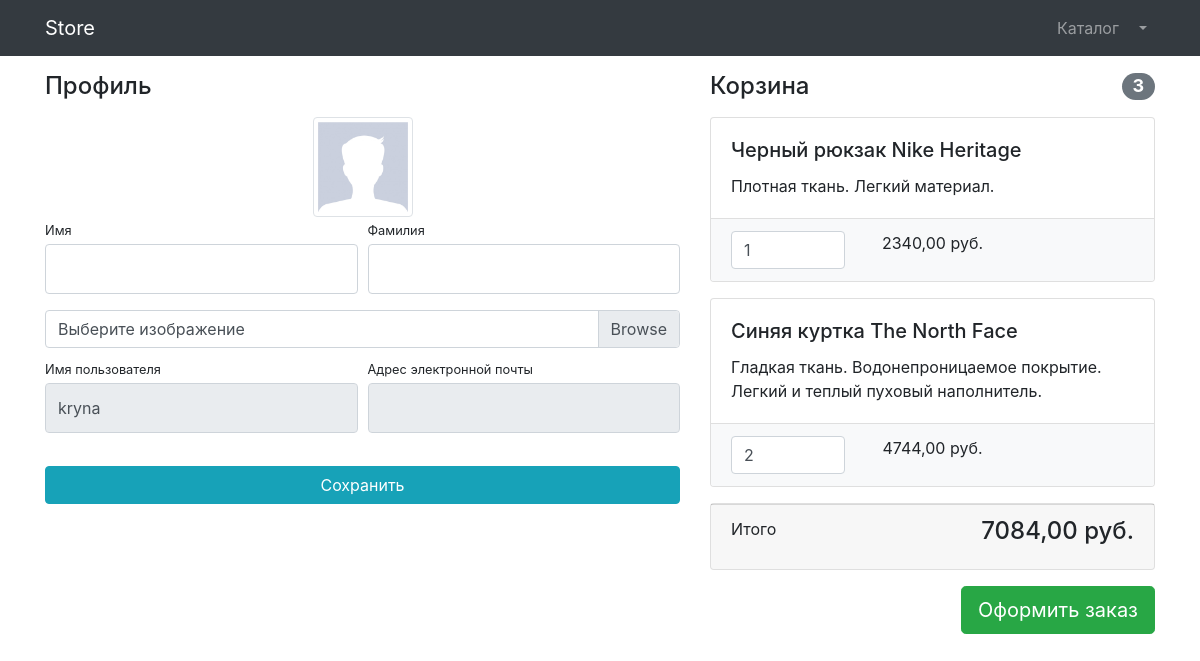
/users/profile/ (signed in), run on the app's committed database.
### users/models.py (models this page shows)
class User(AbstractUser):
    image = models.ImageField(upload_to='users_images', null=True, blank=True)

### products/models.py (models this page shows, shortened)
class Basket(models.Model):
    user = models.ForeignKey(to=User, on_delete=models.CASCADE)
    product = models.ForeignKey(to=Product, on_delete=models.CASCADE)
    quantity = models.PositiveSmallIntegerField(default=0)
    created_timestamp = models.DateTimeField(auto_now_add=True)
    def sum(self):
        return self.product.price * self.quantity
    objects = BasketQuerySet.as_manager()

class Product(models.Model):
    name = models.CharField(max_length=256)
    description = models.TextField()
    price = models.DecimalField(max_digits=6, decimal_places=2)
    quantity = models.PositiveIntegerField(default=0)
    images = models.ImageField(upload_to='products_images')
    category = models.ForeignKey(to=ProductCategory, on_delete=models.CASCADE)
    class Meta:
        verbose_name = 'Product'
        verbose_name_plural = 'Products'

### users/views.py (the view)
# urls.py: path('profile/', profile, name='profile'),
@login_required
def profile(request):
    if request.method == 'POST':
        form = UserProfileForm(instance=request.user, data=request.POST, files=request.FILES)
        if form.is_valid():
            form.save()
            return HttpResponseRedirect(reverse('users:profile'))
    else:
        form = UserProfileForm(instance=request.user)
    context = {'form': form,
               'baskets': Basket.objects.filter(user=request.user)
               }
    return render(request, 'users/profile.html', context)

### users/forms.py
class UserProfileForm(UserChangeForm):
    first_name = forms.CharField(widget=forms.TextInput(attrs={
        "class": "form-control py-4"}))
    last_name = forms.CharField(widget=forms.TextInput(attrs={
        "class": "form-control py-4"}))
    image = forms.ImageField(widget=forms.FileInput(attrs={
        'class': "custom-file-input"}), required=False)
    username = forms.CharField(widget=forms.TextInput(attrs={
        "class": "form-control py-4", 'readonly': True}))
    email = forms.EmailField(widget=forms.EmailInput(attrs={
        "class": "form-control py-4", 'readonly': True}))
    class Meta:
        model = User
        fields = ('first_name', 'last_name', 'image', 'username', 'email')

### products/models.py (called while the page is built)
    def total_sum(self):
        return sum(basket.sum() for basket in self)

    def total_quantity(self):
        return sum(basket.quantity for basket in self)

### users/templates/users/profile.html (shortened to what this page needs)
{% extends 'products/base.html' %}
{% load static %}
{% block css %}
 <link href="{% static 'vendor/css/profile.css' %}" rel="stylesheet">
{% endblock %}
{% block content %}
<div class="container">
    <div class="row">
        <div class="col-lg-7">
            <h4 class="mt-3 mb-3">Профиль</h4>
            <div class="col-lg-12 text-center">
                <img width="100" height="100"
                     src="{% if user.image %} {{ user.image.url }} {% else %}
                        {% static 'vendor/img/users/default_avatar.jpg' %} {% endif %}"
                     class="img-thumbnail">
            </div>
            <form action="{% url 'users:profile' %}" method='post' enctype='multipart/form-data' >
                <div class="form-row">
                    <div class="col-lg-6">
                        <div class="form-group">
                            <label class="small mb-1" for="{{ form.first_name.id_for_label }}">Имя</label>
                            {{ form.first_name }}
                        </div>
                    </div>
                    <div class="col-lg-6">
                        <div class="form-group">
                            <label class="small mb-1" for="{{ form.last_name.id_for_label }}">Фамилия</label>
                            {{ form.last_name }}
                        </div>
                    </div>
                </div>
                <div class="form-row mb-2">
                    <div class="col-lg-12">
                        <div class="custom-file">
                            <label class="custom-file-label" for="{{ form.image.id_for_label }}">Выберите изображение</label>
                        </div>
                    </div>
                </div>
                <div class="form-row">
                    <div class="col-lg-6">
                        <label class="small mb-1" for="{{ form.username.id_for_label }}">Имя пользователя</label>
                        {{ form.username }}
                    </div>
                    <div class="col-lg-6">
                        <label class="small mb-1" for="{{ form.email.id_for_label }}">Адрес электронной
                            почты</label>
                        {{ form.email }}
                    </div>
                </div>
                <div class="form-row">
                    <div class="col-lg-12" style="margin-top: 33px;">
                        <input class="btn btn-info btn-block" type="submit" value="Сохранить">
                    </div>
                </div>
            </form>
        </div>
        {% include 'products/basket.html' %}
    </div>
</div>
{% endblock %}

### products/templates/products/basket.html (shortened to what this page needs)
<div class="col-lg-5">
    {%  if baskets  %}
    <h4 class="mt-3 mb-3 d-flex justify-content-between align-items-center mb-3">
        Корзина <span class="badge badge-secondary badge-pill">{{ baskets.total_quantity }}</span>
    </h4>
    {% for basket in baskets %}
    <div class="card mb-3">
        <div class="card-body">
            <h5 class="card-title">{{ basket.product.name }}</h5>
            <p class="card-text">{{ basket.product.description }}</p>
        </div>
        <ul class="list-group list-group-flush">
            <li class="list-group-item bg-light">
                <div class="row text-center">
                    <div class="col-lg-4">
                        <input name="basketID" type="number" class="form-control"
                               value="{{ basket.quantity }}" min="0">
                    </div>
                    <div class="col-lg-4">{{ basket.sum }} руб.</div>
                    <div class="col-lg-4">
                    </div>
                </div>
            </li>
        </ul>
    </div>
    {% endfor %}
    <div class="card mb-3">
        <div class="card-footer">
            <p class="float-left">Итого</p>
            <h4 class="float-right">{{ baskets.total_sum }} руб.</h4>
        </div>
    </div>
    <a class="btn btn-success btn-lg float-right" href="../orders/order-create.html">
        Оформить заказ
    </a>
    {% else %}
    <h4 class="mt-3 mb-3 d-flex justify-content-center mb-3">
        Корзина пуста
    </h4>
    {% endif %}
</div>

### data on the page
User: username "kryna"
Basket: total_quantity "3", product.name "Черный рюкзак Nike Heritage", product.description "Плотная ткань. Легкий материал.", basketID "1", sum "2340,00", total_sum "7084,00"
Basket: product.name "Синяя куртка The North Face", product.description "Гладкая ткань. Водонепроницаемое покрытие. Легкий и теплый пуховый наполнитель.", basketID "2", sum "4744,00"
